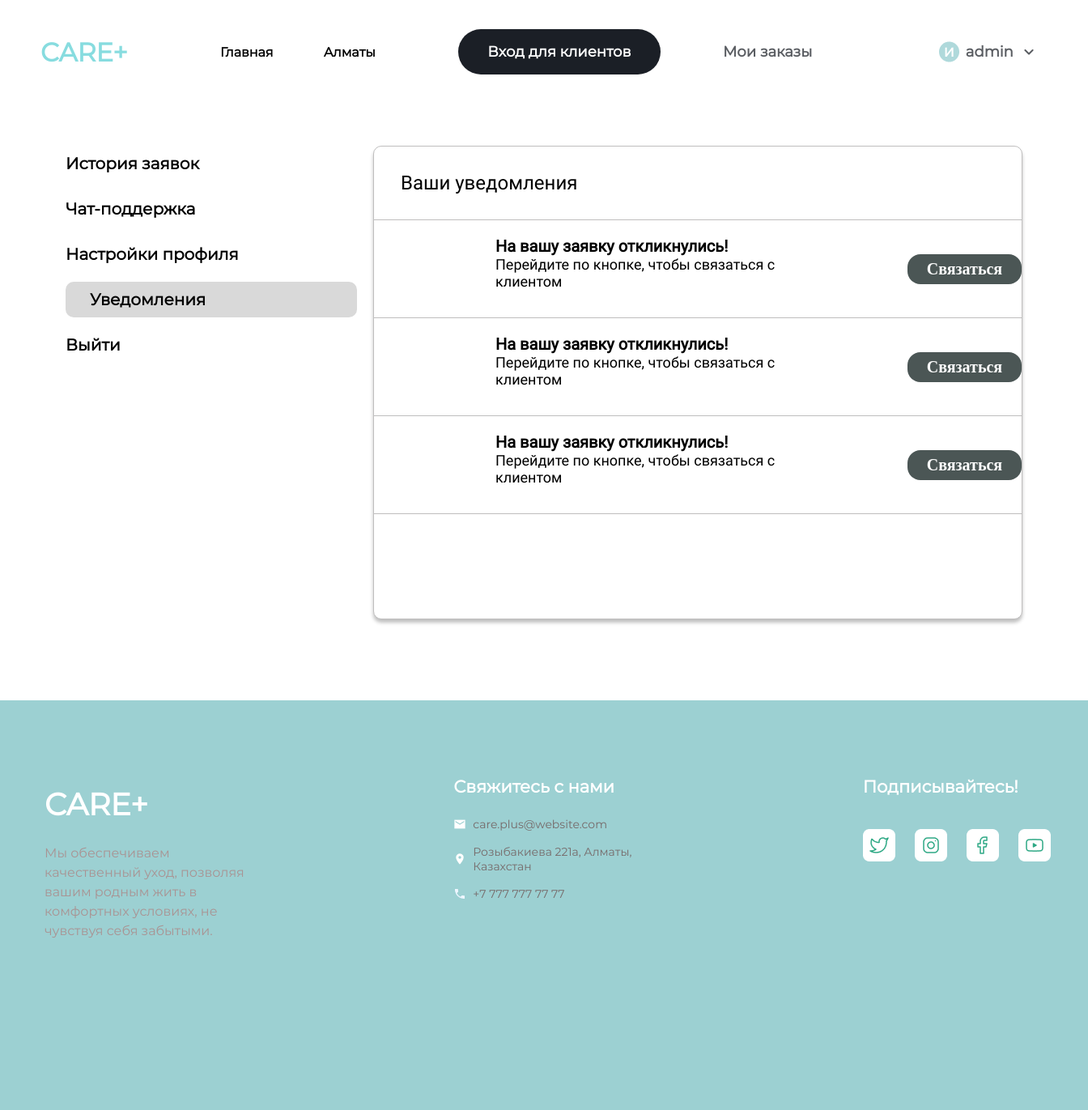
The page /notifications/ (signed in) on the database its author committed.
### care_app/models.py (models this page shows, shortened)
class CustomUser(AbstractBaseUser, PermissionsMixin):
    SEX_CHOICES = [
        ('Male', 'Male'),
        ('Female', 'Female'),
    ]
    TYPE_CHOICES = [
        ('Specialist', 'Specialist'),
        ('Client', 'Client'),
    ]
    phone = models.CharField(max_length=15, unique=True)
    email = models.EmailField(unique=True)
    name = models.CharField(max_length=50)
    surname = models.CharField(max_length=50)
    birthday = models.DateField()
    sex = models.CharField(max_length=6, choices=SEX_CHOICES)
    user_type = models.CharField(max_length=10, choices=TYPE_CHOICES, default='Client')
    is_active = models.BooleanField(default=True)
    is_staff = models.BooleanField(default=False)
    profile_picture = models.FileField(upload_to='profile_pictures/', null=True, blank=True, validators=[FileExtensionValidator(allowed_extensions=['jpeg','jpg','png'])])
    document = models.FileField(upload_to='documents/', null=True, blank=True, validators=[FileExtensionValidator(allowed_extensions=['jpeg','jpg','png', 'pdf'])])
    objects = CustomUserManager()
    USERNAME_FIELD = 'phone'
    REQUIRED_FIELDS = ['email', 'name', 'surname', 'birthday', 'sex']

class Notification(models.Model):
    user = models.ForeignKey(settings.AUTH_USER_MODEL, on_delete=models.CASCADE, related_name='notifications', null=True, blank=True)
    name = models.TextField()
    text = models.TextField()
    action = models.TextField()
    action_name = models.TextField()
    created_at = models.DateTimeField(auto_now_add=True)

### care_app/views.py (the view)
# urls.py: path('notifications/', views.notifications, name='notifications'),
def notifications(request):
    if not request.user.is_authenticated:
        return redirect('login')
    '''Notification.objects.create(
        user=request.user,
        name = 'На вашу заявку откликнулись!',
        text = 'Перейдите по кнопке, чтобы связаться с клиентом',
        action = '/chat/1',
        action_name = 'Связаться '
    )'''
    notifications = Notification.objects.filter(user=request.user)
    read_notifications(request.user)
    return render(request, 'notifications.html', {'notifications': notifications})

### care_app/views.py (called while the page is built)
def read_notifications(user):
    notifications = Notification.objects.filter(user=user)
    for notification in notifications:
        notification.read = 'read'
        notification.save()

### care_app/templates/notifications.html (shortened to what this page needs)
{% load static %}
<!DOCTYPE html>
<html lang="en">
    <head>
        <link rel="stylesheet" href="{% static 'care_app/header.css' %}">
        <link rel="stylesheet" href="{% static 'care_app/notifications.css' %}">
    </head>
<body>
    {% include 'header.html' %}
    <div class='content'>
        <div class='links'>
            <a href='/my_orders'>История заявок</a>
            <a href='/chats'>Чат-поддержка</a>
            <a href='/profile'>Настройки профиля</a>
            <a href='/notifications' class='checked' disabled>Уведомления</a>
            <a href='/logout'>Выйти</a>
        </div>
        <div class='block'>
            <div class='top'>
                <p>Ваши уведомления</p></div>
            {% for notification in notifications %}
            <div class='notification'>
                <div class='texts'>
                    <p class='not-top'>{{notification.name}}</p>
                    <p class='not-bot'>{{notification.text}}</p>
                </div>
                <a class='action' href='{{notification.action}}'>{{notification.action_name}}</a>
            </div>
            <div class='horizontal'><div></div></div>
            {% endfor %}
        </div>
    </div>
    {% include 'footer.html' %}
</body>
</html>

### care_app/templates/header.html (shortened to what this page needs)
{% load static %}
<header class='header'>
    <div class='header-content'>
        <a href='/' style='text-decoration:none;color:inherit;'>
            <div class='header-logo'>CARE+</div><a>
        <a href='/' style='text-decoration:none;color:black;'>
            <p class='header-text'>Главная</p></a>
        <p class='header-text'>Алматы</p>
        {% if user_type %}
            {% if user_type == 'specialist' %}
                <a href='/login?specialist=true' style='text-decoration:none;color:black;'>
                    <div class='header-client'>Вход для специалистов</div></a>
                <a href="/login" style='text-decoration:none;color:black;'>
                    <div class='header-spec'>Вход для клиентов</div></a>
            {% else %}
            <a href='/login' style='text-decoration:none;color:black;'>
                <div class='header-client'>Вход для клиентов</div></a>
            <a href="/login?specialist=true" style='text-decoration:none;color:black;'>
                <div class='header-spec'>Вход для специалистов</div></a>
            {% endif %}
            <div class='header-guest'>
                <img id='user-circle' src="{% static 'images/guest-header.png' %}"><span id='header-user-name'>Гость</span>
                </div>
        {% else %}
            {% if user.is_authenticated %}
                {% if request.user.user_type == 'Client' %}
                    <a href='/login' style='text-decoration:none;color:black;'>
                        <div class='header-client'>Вход для клиентов</div></a>
                    <a href="/my_orders" style='text-decoration:none;color:black;'>
                        <div class='header-spec'>Мои заказы</div></a>
                {% else %}
                    <a href='/login' style='text-decoration:none;color:black;'>
                        <div class='header-client'>Вход для специалистов</div></a>
                    <a href="/all_orders" style='text-decoration:none;color:black;'>
                        <div class='header-spec'>Заказы</div></a>
                {% endif %}
                <a id='dropdown-trigger' href='/profile' style='text-decoration:none; color: inherit;'>
                    <div class='header-guest'>
                        <img id='user-circle' src="{% static 'images/user-header.png' %}">
                        <span id='header-user-name'>{{user.name}}</span>
                        <img id='dropdown' src="{% static 'images/header-dropdown.png' %}"></div></a>
            {% endif %}
        {% endif %}
    </div>
</header>

### care_app/templates/footer.html
{% load static %}
<div class='footer'>
    <div class='footer-content'>
        <div class='footer-left footer-section'>
            <h1>CARE+</h1>
            <p>Мы обеспечиваем качественный уход, позволяя вашим родным жить в комфортных условиях, не чувствуя себя забытыми.</p>
        </div>
        <div class='footer-middle footer-section'>
            <h1>Свяжитесь с нами</h1>
            <div class='middle-line'>
                <img src="{% static 'images/email.png' %}">
                <p>care.plus@website.com</p>
            </div>
            <div class='middle-line'>
                <img src="{% static 'images/location.png' %}">
                <p>Розыбакиева 221а, Алматы, Казахстан</p>
            </div>
            <div class='middle-line'>
                <img src="{% static 'images/phone.png' %}">
                <p>+7 777 777 77 77</p>
            </div>
        </div>
        <div class='footer-right footer-section'>
            <h1>Подписывайтесь!</h1>
            <div class='right-line'>
                <img src="{% static 'images/twitter.png' %}">
                <img src="{% static 'images/instagram.png' %}">
                <img src="{% static 'images/facebook.png' %}">
                <img src="{% static 'images/youtube.png' %}">
            </div>
        </div>
    </div>
</div>

### static/care_app/header.css (style rules this page uses)
.header { font-family: Monsterrat; height: 128px; width: 95%; border-bottom: 1px solid rgba(191, 190, 190, 1); display: flex; align-items: center; padding-right: 5%; }
.header-content { display: flex; flex-direction: row; align-items: center; justify-content: space-between; width: 100%; }
.header-logo { color: rgba(135, 220, 223, 1); font-weight: 600; font-size: 38px; margin-left: 98px; margin-right: 59.33px; cursor: pointer; }
.header-text { font-weight: 600; font-size: 16px; margin-right: 25px; cursor: pointer; }
.header-client { background-color: rgba(27, 31, 38, 1); color: white; font-weight: 600; font-size: 21px; height: 56px; width: 294px; display: flex; justify-content: center; align-items: center; margin-left: 66.33px; margin-right: 72px; border-radius: 100px; cursor: pointer; }
.header-spec { color: rgba(27, 31, 38, 0.72); font-weight: 600; font-size: 21px; text-align: center; cursor: pointer; }
.header-guest { display: flex; align-items: center; font-size: 16px; font-weight: 600; color: rgba(27, 31, 38, 0.72); margin-left: 99.33px; gap: 8px; cursor: pointer; }
.footer { width: 100%; height: 320px; padding-top: 106px; background-color: rgba(156, 208, 210, 1); font-family: Monsterrat; display: flex; }
.footer-left { margin-left: 98px; width: 271px; }
.footer-left h1 { color: white; font-weight: 600; font-size: 38px; }
.footer-left p { margin-top: 25px; font-weight: 500; font-size: 16px; color: rgba(169, 147, 147, 1); word-wrap: break-word; }
.footer-middle { margin-left: 232px; width: 293px; }
.footer-middle h1 { color: white; font-weight: 600; font-size: 21px; margin-bottom: 25px }
.middle-line { display: flex; align-items: center; margin-bottom: 16px }
.middle-line img { height: 16px; width: 16px; margin-right: 4px; }
.middle-line p { margin: 0px; word-wrap: break-word; color: rgba(118, 105, 105, 1); }
.footer-right { margin-left: 232px; width: 256px; }
.footer-right h1 { color: white; font-weight: 600; font-size: 21px; }
.right-line { display: flex; gap: 32px; margin-top: 40px; }
.right-line img { width: 40px; height: 40px; }
.footer { width: 100%; padding: 106px 0; background-color: rgba(156, 208, 210, 1); font-family: Monsterrat; }
.footer-content { max-width: 1920px; margin: 0 auto; display: flex; justify-content: space-between; }
.footer-left, .footer-middle, .footer-right { flex: 1; max-width: 350px; }
.footer-left h1 { color: white; font-weight: 600; font-size: 38px; margin-bottom: 25px; }
.footer-left p { font-weight: 500; font-size: 16px; color: rgba(169, 147, 147, 1); line-height: 1.5; }
.footer-middle h1, .footer-right h1 { color: white; font-weight: 600; font-size: 21px; margin-bottom: 25px; }
.middle-line { display: flex; align-items: center; margin-bottom: 16px; }
.middle-line img { height: 16px; width: 16px; margin-right: 8px; flex-shrink: 0; }
.middle-line p { margin: 0; color: rgba(118, 105, 105, 1); font-size: 14px; }
.right-line { display: flex; gap: 24px; }
.right-line img { width: 40px; height: 40px; transition: transform 0.3s ease; }
#dropdown { padding-left: 5px; }
@media screen and (max-width: 1440px) { .header-logo { font-size: 32px; margin-left: 50px; margin-right: 40px; } }
@media screen and (max-width: 1440px) { .header-client { font-size: 18px; width: 250px; margin-left: 40px; margin-right: 40px; } }
@media screen and (max-width: 1440px) { .header-spec, .header-guest { font-size: 18px; } }
@media screen and (max-width: 1440px) { .footer { padding-top: 80px; } }
@media screen and (max-width: 1440px) { .footer-left { margin-left: 50px; } }

### rows shown on the page
CustomUser: name "admin"
Notification: name "На вашу заявку откликнулись!", text "Перейдите по кнопке, чтобы связаться с клиентом", action_name "Связаться"
Notification: name "На вашу заявку откликнулись!", text "Перейдите по кнопке, чтобы связаться с клиентом", action_name "Связаться"
Notification: name "На вашу заявку откликнулись!", text "Перейдите по кнопке, чтобы связаться с клиентом", action_name "Связаться"
